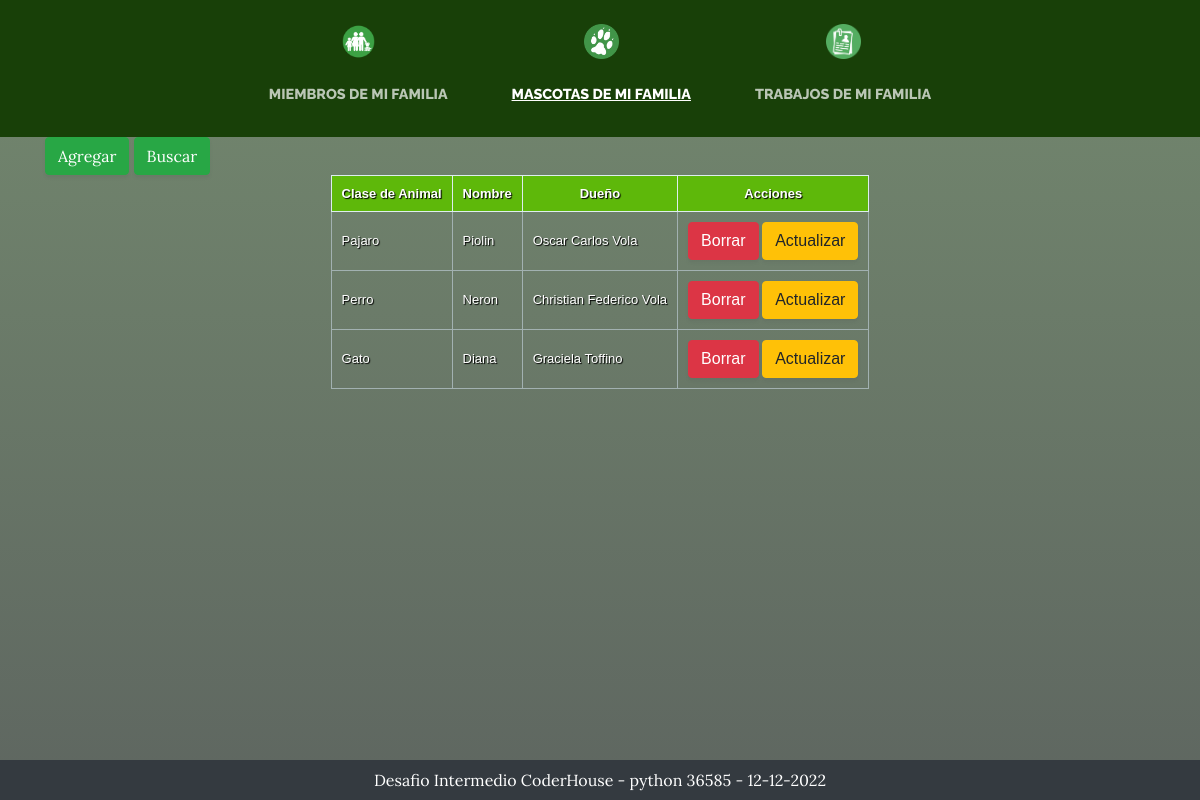
The app's page /mascotas/ with its own data.
### Familia/models.py (models this page shows)
class Mascota(models.Model):
    clase_animal = models.CharField(max_length=100)
    nombre = models.CharField(max_length=100)
    dueño = models.ForeignKey(Persona, on_delete=models.CASCADE)
    class Meta:
        verbose_name="mascota"
        verbose_name_plural="mascotas"

class Persona(models.Model):
    nombre = models.CharField(max_length=100)
    apellido = models.CharField(max_length=100)
    email = models.CharField(max_length=100)
    fecha_nacimiento = models.DateField()
    altura = models.FloatField(default=0.0)
    class Meta:
        verbose_name="persona"
        verbose_name_plural="personas"
    def __str__(self):
        return f"{self.nombre} {self.apellido}"

### Familia/views.py (the view)
# urls.py: path('mascotas/', views.index_mascotas, name="indexmascotas"),
def index_mascotas(request):
    mascota = Mascota.objects.all()
    template = loader.get_template('Familia/lista_mascotas.html')
    context = {
        'mascotas': mascota,
    }
    return HttpResponse(template.render(context, request))

### Familia/templates/Familia/lista_mascotas.html (shortened to what this page needs)
{% extends "Familia/base.html" %}
{% load static %}
{% load bootstrap5 %}
{% block content %}
{% block cuerpo %}
<div class="container" style="color:white">
  <div class="row">
    <div class="col">
      {% url 'agregarmascota' as agregar_url %}
      {% url 'buscarmascota' as buscar_url %}
      {% bootstrap_button "Agregar" button_class="btn-success" button_type="link" href=agregar_url %}
      {% bootstrap_button "Buscar" button_class="btn-success" button_type="link" href=buscar_url %}
    <div>
  <div>
  <div class="row">
    <div class="col">
        {% if mascotas %}
        <table class="zui-table">
            <thead>
                <th scope="col">Clase de Animal</th>
                <th scope="col">Nombre</th>
                <th scope="col">Dueño</th>
                <th scope="col">Acciones</th>
            </thead>
            {% for m in mascotas %}
            <tbody>
                <tr>
                    <td> {{m.clase_animal}} </td>
                    <td> {{m.nombre}} </td>
                    <td> {{m.dueño}} </td>
                    <td>
                      {% url 'borrarmascota' identificador=m.id as borrarmascota_url %}
                      {% url 'actualizarmascota' identificador=m.id as actualizarmascota_url %}
                      {% bootstrap_button "Borrar" size="sm" button_class="btn-danger" button_type="link" href=borrarmascota_url %}
                      {% bootstrap_button "Actualizar" size="sm" button_class="btn-warning" button_type="link" href=actualizarmascota_url %}
                    </td>
                </tr>
            </tbody>
            {% endfor %}
        </table>
        {% else %}
            <p>No tienes mascotas cargadas</p>
        {% endif %}
    </div>
  </div>
</div>
{% endblock %}
{% endblock %}

### Familia/templates/Familia/base.html (shortened to what this page needs)
{% load bootstrap5 %}
{% bootstrap_css %}
{% load static %}
<link href="{% static 'Familia/vendor/bootstrap/css/bootstrap.min.css' %}" rel="stylesheet">
<link href="{% static 'Familia/css/gestion.css' %}" rel="stylesheet">
  <nav class="navbar navbar-expand-lg navbar-dark py-lg-4" id="mainNav">
    <div class="container">
      <div class="collapse navbar-collapse" id="navbarResponsive">
        <ul class="navbar-nav mx-auto">
          <li class="nav-item {% if request.path == '/' %} active{% endif %} px-lg-4">
            <p style="text-align:center;"><img height="35px"  src="{% static 'Familia/img/family.png' %}"/></p>
            <a class="nav-link text-uppercase text-expanded" href="{% url 'index' %}">Miembros de Mi Familia </a>
          </li>
          <li class="nav-item {% if request.path == '/mascotas/' %} active{% endif %} px-lg-4">
            <p style="text-align:center;"><img height="35px"  src="{% static 'Familia/img/pet.png' %}"/></p>
            <a class="nav-link text-uppercase text-expanded" href="{% url 'indexmascotas' %}">Mascotas de Mi Familia</a>
          </li>
          <li class="nav-item {% if request.path == '/trabajos/' %} active{% endif %} px-lg-4">
            <p style="text-align:center;"><img height="35px"  src="{% static 'Familia/img/jobs.png' %}"/></p>
            <a class="nav-link text-uppercase text-expanded" href="{% url 'indextrabajo' %}">Trabajos de Mi Familia</a>
          </li>
        </ul>
      </div>
    </div>
  </nav>
{% block  cuerpo %}
{% endblock %}
  <footer>
    <div class="container">
      <p class="m-0">
<ul class="nav bg-dark fixed-bottom justify-content-center" >
  <li class="nav-item">
    <a class="nav-link active" href="{%url  'index' %}" style="color:white;">Desafio Intermedio CoderHouse - python 36585 - {% now 'd-m-Y' %}</a>
  </li>
</ul>
      </p>
</footer>

### Familia/static/Familia/css/gestion.css (style rules this page uses)
p { line-height: 1.75; }
#mainNav { background-color: rgba(24, 64, 8); font-family: 'Raleway'; }
#mainNav .navbar-nav .nav-item .nav-link { color: rgba(255, 255, 255, 0.7); font-weight: 800; }
#mainNav .navbar-nav .nav-item.active .nav-link { color: #ffffff; text-decoration: underline; }
@media (min-width: 992px) { #mainNav .navbar-nav .nav-item .nav-link { font-size: 0.9rem; } }
.btn { box-shadow: 0px 3px 3px 0px rgba(69, 75, 81, 0.1); }
.zui-table { border: solid 1px #DDEEEE; border-collapse: collapse; border-spacing: 0; font: normal 13px Arial, sans-serif; margin-left: auto; margin-right: auto; }
.zui-table thead th { background-color: #5eb80a; border: solid 1px #DDEEEE; color: #ffffff; padding: 10px; text-align: center; text-shadow: 1px 1px 1px rgb(0, 0, 0); }
.zui-table tbody td { border: solid 1px #a2b1b1; color: rgb(255, 255, 255); padding: 10px; text-shadow: 1px 1px 1px rgb(0, 0, 0); }

### records on screen
Mascota: clase_animal "Pajaro", nombre "Piolin", dueño "Oscar Carlos Vola", bootstrap_button "Borrar", bootstrap_button "Actualizar"
Mascota: clase_animal "Perro", nombre "Neron", dueño "Christian Federico Vola", bootstrap_button "Borrar", bootstrap_button "Actualizar"
Mascota: clase_animal "Gato", nombre "Diana", dueño "Graciela Toffino", bootstrap_button "Borrar", bootstrap_button "Actualizar"
